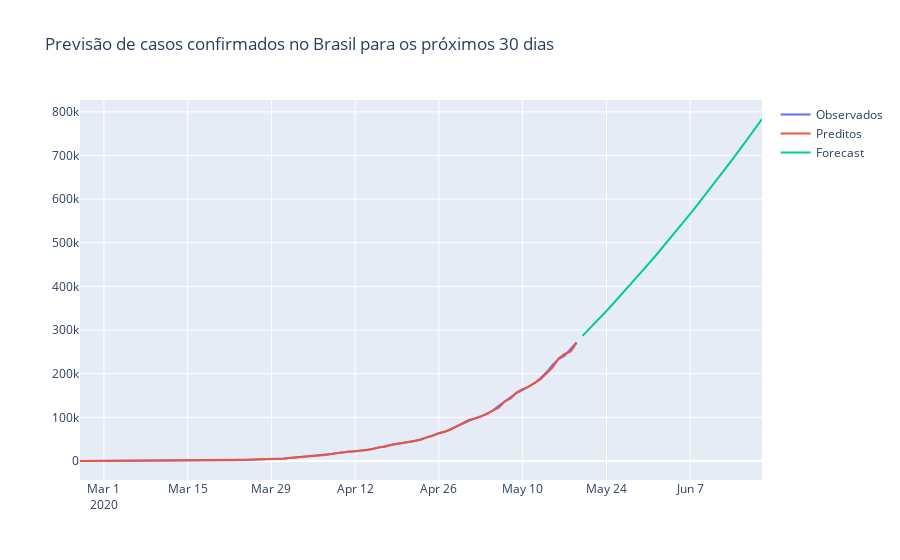

Notebook source saved alongside this figure:
### Code cell
fig = go.Figure(go.Scatter(
    x=confirmados.index, y=confirmados, name='Observados'
))

fig.add_trace(go.Scatter(
    x=confirmados.index, y=modelo.predict_in_sample(), name='Preditos'
))

fig.add_trace(go.Scatter(
    x=pd.date_range('2020-05-20', '2020-06-20'), y=modelo.predict(31), name='Forecast'
))

fig.update_layout(title='Previsão de casos confirmados no Brasil para os próximos 30 dias')
fig.show()
